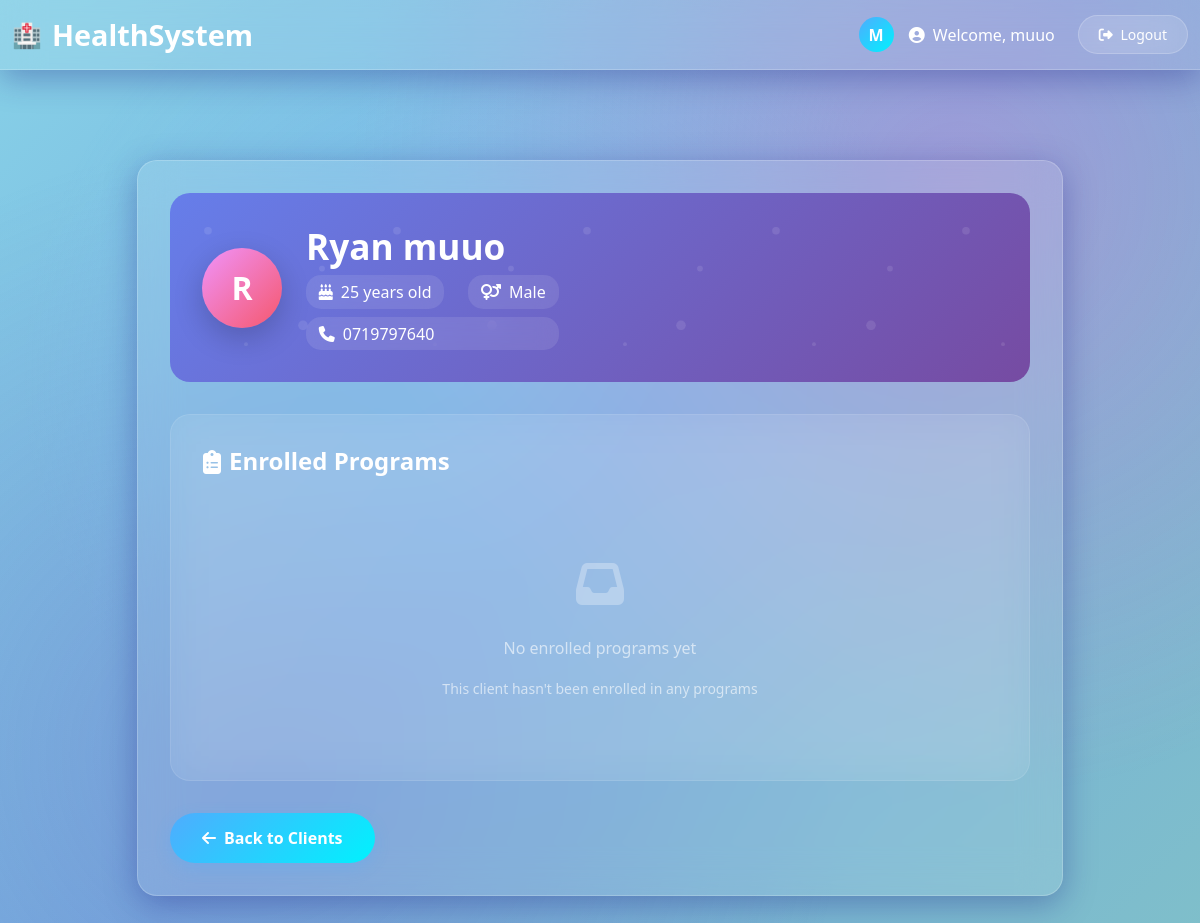
Page /clients/3/ (signed in) on the committed database.
### core/models.py (models this page shows, shortened)
class Client(models.Model):
    GENDER_CHOICES = [('M', 'Male'), ('F', 'Female'), ('O', 'Other')]
    name = models.CharField(max_length=100)
    age = models.PositiveIntegerField(default=0)
    gender = models.CharField(default= 0, max_length=1, choices=GENDER_CHOICES)
    contact_info = models.TextField(default=0)
    programs = models.ManyToManyField('HealthProgram', through='Enrollment')

### core/views.py (the view)
# urls.py: path('clients/<int:client_id>/', views.client_profile, name='client_profile'),
@login_required
def client_profile(request, client_id):
    client = Client.objects.get(id=client_id)
    enrollments = client.enrollment_set.select_related('program')
    return render(request, 'core/client_profile.html', {'client': client, 'enrollments': enrollments})

### templates/core/client_profile.html (shortened to what this page needs)
{% extends 'core/base.html' %}
{% block content %}
<div class="profile-header">
    <div class="client-info">
        <div class="client-avatar">
            {{ client.name|first|upper }}
        </div>
        <div class="client-details">
            <h2>{{ client.name }}</h2>
            <div class="client-meta">
                <div class="meta-item">
                    <i class="fas fa-birthday-cake"></i>
                    <span>{{ client.age }} years old</span>
                </div>
                <div class="meta-item">
                    <i class="fas fa-venus-mars"></i>
                    <span>{{ client.get_gender_display }}</span>
                </div>
            </div>
            <div class="meta-item">
                <i class="fas fa-phone"></i>
                <span>{{ client.contact_info }}</span>
            </div>
        </div>
    </div>
</div>
<div class="programs-section">
    <h4 class="section-title">
        <i class="fas fa-clipboard-list"></i>
        Enrolled Programs
    </h4>
    {% if enrollments %}
        <ul class="program-list">
            {% for enrollment in enrollments %}
                <li class="program-item">
                    <div class="program-name">{{ enrollment.program.name }}</div>
                    <div class="program-date">
                        <i class="fas fa-calendar-alt"></i>
                        <span>Enrolled since {{ enrollment.enrolled_on }}</span>
                    </div>
                </li>
            {% endfor %}
        </ul>
    {% else %}
        <div class="empty-state">
            <div class="empty-icon">
                <i class="fas fa-inbox"></i>
            </div>
            <p>No enrolled programs yet</p>
            <small>This client hasn't been enrolled in any programs</small>
        </div>
    {% endif %}
</div>
<a href="{% url 'client_list' %}" class="back-button">
    <i class="fas fa-arrow-left"></i>
    Back to Clients
</a>
{% endblock %}

### templates/core/base.html (shortened to what this page needs)
<!DOCTYPE html>
<html lang="en">
<head>
    <link href="https://cdn.jsdelivr.net/npm/bootstrap@5.3.3/dist/css/bootstrap.min.css" rel="stylesheet">
    <link href="https://cdnjs.cloudflare.com/ajax/libs/font-awesome/6.4.0/css/all.min.css" rel="stylesheet">
</head>
<body>
<nav class="navbar navbar-expand-lg fixed-top">
    <div class="container-fluid">
        <a class="navbar-brand" href="{% url 'home' %}">HealthSystem</a>
        <div class="user-info">
            {% if user.is_authenticated %}
                <div class="user-avatar">
                    {{ user.username|first|upper }}
                </div>
                <span class="text-white me-2">
                    <i class="fas fa-user-circle me-1"></i>
                    Welcome, {{ user.username }}
                </span>
                <form method="post" action="{% url 'logout' %}" class="d-inline">
                    <button type="submit" class="btn btn-glass btn-sm">
                        <i class="fas fa-sign-out-alt me-1"></i>
                        Logout
                    </button>
                </form>
            {% else %}
                <a href="{% url 'login' %}" class="btn btn-glass btn-sm">
                    <i class="fas fa-sign-in-alt me-1"></i>
                    Login
                </a>
            {% endif %}
        </div>
    </div>
</nav>
<div class="container py-5" style="margin-top: 80px;">
    <div class="row justify-content-center">
        <div class="col-lg-10">
            <div class="main-container">
                {% block content %}
                {% endblock %}
            </div>
        </div>
    </div>
</div>
</body>
</html>

### templates/core/base.html (style rules this page uses)
:root { --primary-gradient: linear-gradient(135deg, #82cbec 0%, #764ba2 100%); --secondary-gradient: linear-gradient(135deg, #f093fb 0%, #f5576c 100%); --success-gradient: linear-gradient(135deg, #4facfe 0%, #00f2fe 100%); --glass-bg: rgba(255, 255, 255, 0.1); --glass-border: rgba(255, 255, 255, 0.2); }
body { background: linear-gradient(135deg, #87d1e7 0%, #74abdf 50%, #7fbfca 100%); min-height: 100vh; font-family: 'Segoe UI', Tahoma, Geneva, Verdana, sans-serif; }
body::before { content: ''; position: fixed; top: 0; left: 0; width: 100%; height: 100%; background-image: radial-gradient(circle at 20% 80%, rgba(120, 119, 198, 0.3) 0%, transparent 50%), radial-gradient(circle at 80% 20%, rgba(255, 119, 198, 0.3) 0%, transparent 50%), radial-gradient(circle at 40% 40%, rgba(120, 200, 255, 0.3) 0%, transparent 50%); animation: float 20s ease-in-out infinite; pointer-events: none; z-index: -1; }
.navbar { background: var(--glass-bg) !important; backdrop-filter: blur(20px); border-bottom: 1px solid var(--glass-border); box-shadow: 0 8px 32px rgba(31, 38, 135, 0.37); transition: all 0.3s ease; }
.navbar-brand { font-weight: 700; font-size: 1.8rem; color: white !important; display: flex; align-items: center; gap: 10px; transition: transform 0.3s ease; }
.navbar-brand::before { content: '🏥'; font-size: 1.5rem; animation: pulse 2s infinite; }
.btn-glass { background: var(--glass-bg); backdrop-filter: blur(20px); border: 1px solid var(--glass-border); color: white; border-radius: 25px; padding: 8px 20px; transition: all 0.3s ease; position: relative; overflow: hidden; }
.btn-glass::before { content: ''; position: absolute; top: 0; left: -100%; width: 100%; height: 100%; background: linear-gradient(90deg, transparent, rgba(255,255,255,0.2), transparent); transition: left 0.5s; }
.user-info { display: flex; align-items: center; gap: 15px; color: white; }
.user-avatar { width: 35px; height: 35px; background: var(--success-gradient); border-radius: 50%; display: flex; align-items: center; justify-content: center; font-weight: bold; animation: glow 2s ease-in-out infinite alternate; }
.main-container { background: var(--glass-bg); backdrop-filter: blur(20px); border-radius: 20px; border: 1px solid var(--glass-border); box-shadow: 0 8px 32px rgba(31, 38, 135, 0.37); padding: 2rem; margin-top: 2rem; animation: slideUp 0.8s ease-out; }

### templates/core/client_profile.html (style rules this page uses)
.profile-header { background: linear-gradient(135deg, #667eea 0%, #764ba2 100%); border-radius: 20px; padding: 2rem; margin-bottom: 2rem; color: white; position: relative; overflow: hidden; animation: slideInFromTop 0.8s ease-out; }
.profile-header::before { content: ''; position: absolute; top: 0; left: 0; right: 0; bottom: 0; animation: float 20s ease-in-out infinite; pointer-events: none; }
.client-avatar { width: 80px; height: 80px; background: linear-gradient(135deg, #f093fb 0%, #f5576c 100%); border-radius: 50%; display: flex; align-items: center; justify-content: center; font-size: 2rem; font-weight: bold; margin-right: 1.5rem; box-shadow: 0 10px 30px rgba(0,0,0,0.2); animation: pulse 2s infinite; }
.client-info { display: flex; align-items: center; position: relative; z-index: 1; }
.client-details h2 { margin: 0 0 0.5rem 0; font-size: 2.2rem; font-weight: 700; }
.client-meta { display: flex; gap: 1.5rem; flex-wrap: wrap; margin-bottom: 0.5rem; }
.meta-item { display: flex; align-items: center; gap: 0.5rem; background: rgba(255, 255, 255, 0.1); padding: 0.3rem 0.8rem; border-radius: 15px; backdrop-filter: blur(10px); }
.programs-section { background: rgba(255, 255, 255, 0.05); backdrop-filter: blur(20px); border-radius: 20px; padding: 2rem; margin-bottom: 2rem; border: 1px solid rgba(255, 255, 255, 0.1); animation: slideInFromBottom 0.8s ease-out 0.2s both; }
.section-title { color: white; font-size: 1.5rem; font-weight: 600; margin-bottom: 1.5rem; display: flex; align-items: center; gap: 0.5rem; }
.empty-state { text-align: center; padding: 3rem 2rem; color: rgba(255, 255, 255, 0.6); }
.empty-icon { font-size: 3rem; margin-bottom: 1rem; opacity: 0.5; }
.back-button { background: linear-gradient(135deg, #4facfe 0%, #00f2fe 100%); border: none; border-radius: 25px; color: white; padding: 0.8rem 2rem; font-weight: 600; text-decoration: none; display: inline-flex; align-items: center; gap: 0.5rem; transition: all 0.3s ease; box-shadow: 0 5px 15px rgba(79, 172, 254, 0.3); animation: slideInFromBottom 0.8s ease-out 0.4s both; }

### rows in the picture
Client: name|first "R", name "Ryan muuo", age "25", gender "Male", contact_info "0719797640"

### other values in the picture
{{ user.username|first|upper }} "M"
{{ user.username }} "muuo"
